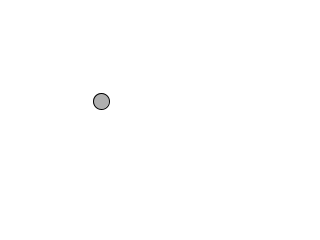
Frame 1 (no input)
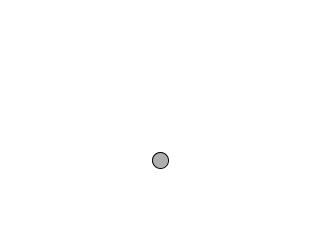
Frame 60 (the mouse pressed at the canvas centre just before this capture)
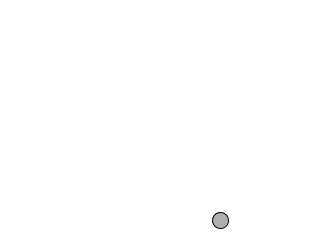
Frame 120 (the mouse held since frame 60 and released just before this capture)

The Processing sketch that drew these frames (run headless with seeded random() and noise(); from frame 60 on, the mouse is pressed at the canvas centre):

// Processing sketch: bouncingball_novectors
// ── bouncingball_novectors.pde
float x=100;
float y=100;
float xspeed=1;
float yspeed=1;

void setup(){
  size(320,240);
  smooth();
  background(255);
}

void draw(){
  background(255);
  x+=xspeed;
  y+=yspeed;
  if((x>width) || (x<0)){
    xspeed*=-1;
  }
  if((y>height)||(y<0)){
    yspeed*=-1;
  }
  stroke(0);
  fill(175);
  ellipse(x,y,16,16);
}
